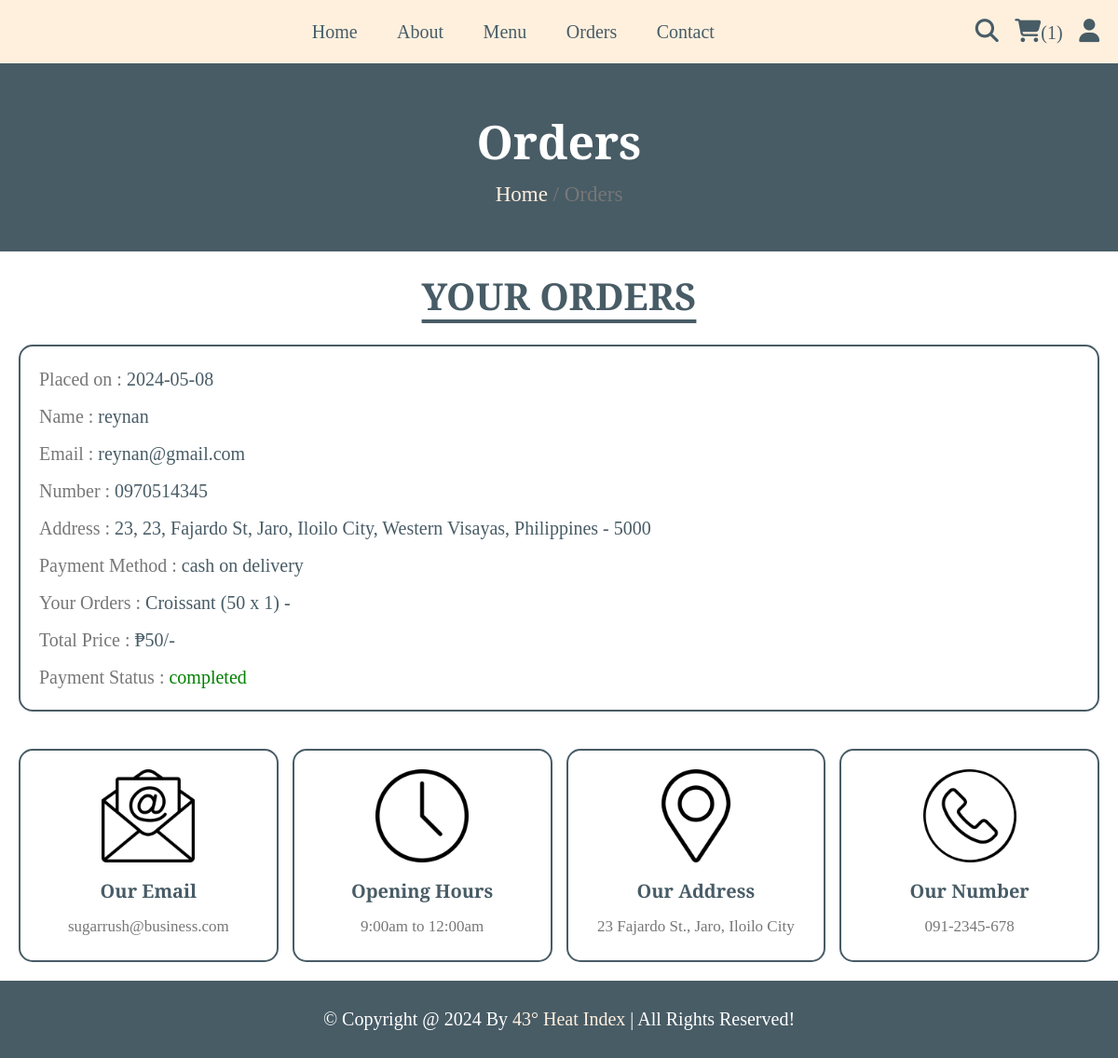
The app's page /orders.php (signed in) with its own data.
### tables this page shows
CREATE TABLE `orders` (
  `id` int(100) NOT NULL,
  `user_id` int(100) NOT NULL,
  `name` varchar(20) NOT NULL,
  `number` varchar(12) NOT NULL,
  `email` varchar(50) NOT NULL,
  `method` varchar(50) NOT NULL,
  `address` varchar(500) NOT NULL,
  `total_products` varchar(1000) NOT NULL,
  `total_price` int(100) NOT NULL,
  `placed_on` date NOT NULL DEFAULT current_timestamp(),
  `payment_status` varchar(20) NOT NULL
);

### orders.php (the view, shortened to what this page needs)
<?php
include 'components/connect.php';
if(isset($_SESSION['user_id'])){
   $user_id = $_SESSION['user_id'];
}else{
   $user_id = '';
   header('location:home.php');
};
?>
<!DOCTYPE html>
<html lang="en">
<head>
   <link rel="stylesheet" href="https://cdnjs.cloudflare.com/ajax/libs/font-awesome/6.1.1/css/all.min.css">
   <link rel="stylesheet" href="css/style.css">
</head>
<body>
<?php include 'components/user_header.php'; ?>
<div class="heading">
   <h3>orders</h3>
   <p><a href="html.php">Home</a> <span> / Orders</span></p>
</div>
<section class="orders">
   <h1 class="title">Your Orders</h1>
   <div class="box-container">
   <?php
      if($user_id == ''){
         echo '<p class="empty">please login to see your orders</p>';
      }else{
         $select_orders = $conn->prepare("SELECT * FROM `orders` WHERE user_id = ?");
         $select_orders->execute([$user_id]);
         if($select_orders->rowCount() > 0){
            while($fetch_orders = $select_orders->fetch(PDO::FETCH_ASSOC)){
   ?>
   <div class="box">
      <p>Placed on : <span><?= $fetch_orders['placed_on']; ?></span></p>
      <p>Name : <span><?= $fetch_orders['name']; ?></span></p>
      <p>Email : <span><?= $fetch_orders['email']; ?></span></p>
      <p>Number : <span><?= $fetch_orders['number']; ?></span></p>
      <p>Address : <span><?= $fetch_orders['address']; ?></span></p>
      <p>Payment Method : <span><?= $fetch_orders['method']; ?></span></p>
      <p>Your Orders : <span><?= $fetch_orders['total_products']; ?></span></p>
      <p>Total Price : <span>₱<?= $fetch_orders['total_price']; ?>/-</span></p>
      <p> Payment Status : <span style="color:<?php if($fetch_orders['payment_status'] == 'pending'){ echo 'red'; }else{ echo 'green'; }; ?>"><?= $fetch_orders['payment_status']; ?></span> </p>
   </div>
   <?php
      }
      }else{
         echo '<p class="empty">no orders placed yet!</p>';
      }
      }
   ?>
   </div>
</section>
<?php include 'components/footer.php'; ?>
</body>
</html>

### components/user_header.php (shortened to what this page needs)
<header class="header">
   <section class="flex">
      <a href="home.php" class="logo">
      </a>
      <nav class="navbar">
         <a href="home.php">Home</a>
         <a href="about.php">About</a>
         <a href="menu.php">Menu</a>
         <a href="orders.php">Orders</a>
         <a href="contact.php">Contact</a>
      </nav>
      <div class="icons">
         <?php
            $count_cart_items = $conn->prepare("SELECT * FROM `cart` WHERE user_id = ?");
            $count_cart_items->execute([$user_id]);
            $total_cart_items = $count_cart_items->rowCount();
         ?>
         <a href="search.php"><i class="fas fa-search"></i></a>
         <a href="cart.php"><i class="fas fa-shopping-cart"></i><span>(<?= $total_cart_items; ?>)</span></a>
         <div id="user-btn" class="fas fa-user"></div>
      </div>
   </section>
</header>

### components/footer.php (shortened to what this page needs)
<footer class="footer">
   <section class="grid">
      <div class="box">
         <img src="images/email-icon.png" alt="">
         <h3>Our Email</h3>
         <a href="mailto:shaikhanas@gmail.com">sugarrush@business.com</a>
      </div>
      <div class="box">
         <img src="images/clock-icon.png" alt="">
         <h3>Opening Hours</h3>
         <p>9:00am to 12:00am</p>
      </div>
      <div class="box">
         <img src="images/map-icon.png" alt="">
         <h3>Our Address</h3>
         <a href="#">23 Fajardo St., Jaro, Iloilo City</a>
      </div>
      <div class="box">
         <img src="images/phone-icon.png" alt="">
         <h3>Our Number</h3>
         <a href="tel:09123456789">091-2345-678</a>
      </div>
   </section>
   <div class="credit">&copy; Copyright @ <?= date('Y'); ?> by <span>43° Heat Index</span> | all rights reserved!</div>
</footer>

### css/style.css (style rules this page uses)
:root { --pink:#E6A4B4; --red:#e74c3c; --white:#fff; --black:#485c66; --light-color:#777; --border:.2rem solid var(--black); --playfair-display: "Playfair Display", serif; --plus-jakarta-sans: "Plus Jakarta Sans", sans-serif; --home-selection: "Jalibar", "display"; --primary-color: #FF9999; --secondary-color:#485c66; --yellow:#fff0de; ; --black-200: #020202; --black-300: #333333; --black-400: #1f1e31; --black-500: #555555; --gray-100: #888888; --color-white: #fff; --color-creamson: #fff0de; }
* { font-family: var(--playfair-display); margin:0; padding:0; box-sizing: border-box; outline: none; border: none; text-decoration: none; }
html { font-size: 62.5%; overflow-x: hidden; scroll-behavior: smooth; stop-opacity: 7rem; }
section { margin:0 auto; max-width: 1200px; padding:2rem; }
.title { text-align: center; margin-bottom: 2.5rem; font-size: 4rem; color:var(--black); text-transform: uppercase; text-decoration: underline; text-underline-offset: 1rem; }
.heading { display: flex; align-items: center; justify-content: center; gap:1rem; flex-flow: column; background-color: var(--black); min-height: 20rem; }
.heading h3 { font-size: 5rem; color:var(--white); text-transform: capitalize; }
.heading p { font-size: 2.3rem; color:var(--light-color); }
.heading p a { color:var(--yellow); }
.header { position: sticky; top:0; left:0; right:0; z-index: 1000; background-color: var(--yellow); border-bottom: var(--border); }
.header .flex { display: flex; align-items: center; justify-content: space-between; position: relative; }
.header .flex .logo { font-size: 1rem; color:var(--black); }
.header .flex .navbar a { font-size: 2rem; transition: 0.5s; color:var(--black); margin:0 2rem; }
.header .flex .icons > * { margin-left: 1.5rem; font-size: 2.5rem; color:var(--black); cursor: pointer; }
.header .flex .icons span { font-size: 2rem; }
.orders .box-container { display: flex; flex-wrap: wrap; gap:1.5rem; align-items: flex-start; }
.orders .box-container .box { padding:1rem 2rem; border:var(--border); flex:1 1 40rem; border-radius: 15px; }
.orders .box-container .box p { line-height: 1.5; margin:1rem 0; font-size: 2rem; color:var(--light-color); }
.orders .box-container .box p span { color:var(--black); }
.footer .grid { display: grid; grid-template-columns: repeat(auto-fit, minmax(27rem, 1fr)); gap:1.5rem; align-items: flex-start; }
.footer .grid .box { border:var(--border); padding:2rem; text-align: center; border-radius: 15px; }
.footer .grid .box img { height: 10rem; width: 100%; object-fit: contain; margin-bottom: .5rem; }
.footer .grid .box h3 { margin:1rem 0; font-size: 2rem; color:var(--black); text-transform: capitalize; }
.footer .grid .box p, .footer .grid .box a { display: block; font-size: 1.7rem; color:var(--light-color); line-height: 1.8; }
.credit { padding:3rem 2rem; text-align: center; background-color: var(--black); color:var(--white); font-size: 2rem; text-transform: capitalize; }
.credit span { color:var(--yellow); }

### records on screen
orders: placed_on "2024-05-08", name "reynan", email "reynan@gmail.com", number "0970514345", address "23, 23, Fajardo St, Jaro, Iloilo City, Western Visayas, Philippines - 5000", method "cash on delivery", total_products "Croissant (50 x 1) -", total_price "50", payment_status "completed"

### other values on screen
$total_cart_items "1"
